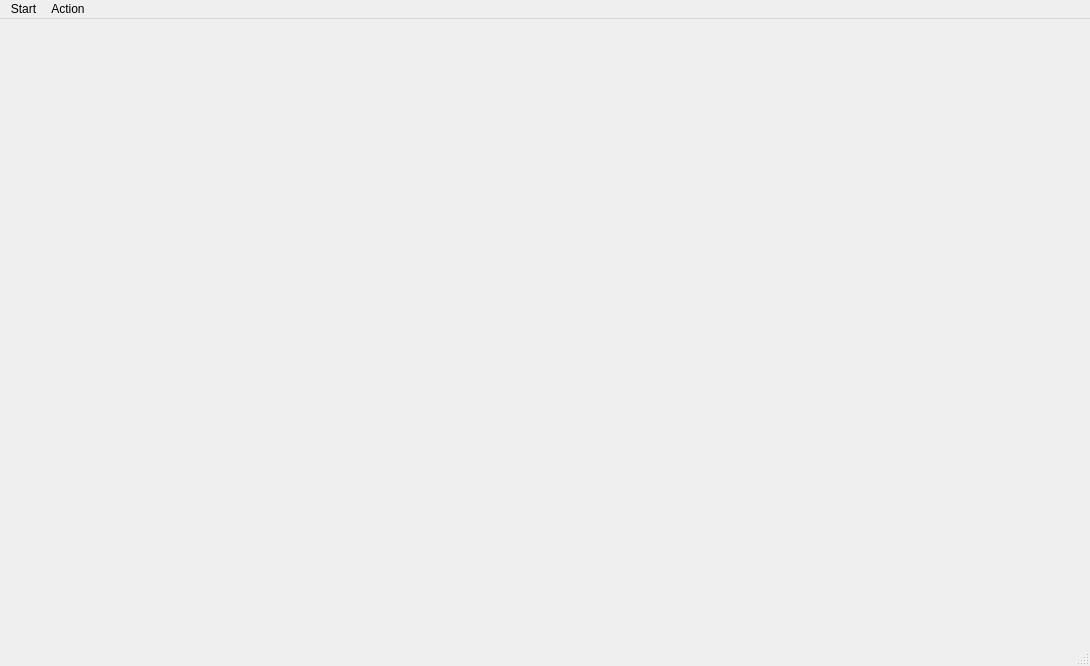
<?xml version="1.0" encoding="UTF-8"?>
<ui version="4.0">
 <class>mainWindow</class>
 <widget class="QMainWindow" name="mainWindow">
  <property name="geometry">
   <rect>
    <x>0</x>
    <y>0</y>
    <width>1090</width>
    <height>666</height>
   </rect>
  </property>
  <property name="windowTitle">
   <string>LDAP Admin Tool</string>
  </property>
  <widget class="QWidget" name="centralwidget"/>
  <widget class="QMenuBar" name="menubar">
   <property name="geometry">
    <rect>
     <x>0</x>
     <y>0</y>
     <width>1090</width>
     <height>25</height>
    </rect>
   </property>
   <widget class="QMenu" name="menuStart">
    <property name="title">
     <string>Start</string>
    </property>
    <addaction name="actionConnection"/>
   </widget>
   <widget class="QMenu" name="menuAction">
    <property name="title">
     <string>Action</string>
    </property>
    <addaction name="actionCompare"/>
   </widget>
   <addaction name="menuStart"/>
   <addaction name="menuAction"/>
  </widget>
  <widget class="QStatusBar" name="statusbar"/>
  <action name="actionConnection">
   <property name="icon">
    <iconset>
     <normalon>C:/Users/tw014/.designer/icons/server_64.png</normalon>
    </iconset>
   </property>
   <property name="text">
    <string>Connection</string>
   </property>
   <property name="shortcut">
    <string>Ctrl+N</string>
   </property>
   <property name="iconVisibleInMenu">
    <bool>true</bool>
   </property>
   <property name="shortcutVisibleInContextMenu">
    <bool>false</bool>
   </property>
  </action>
  <action name="actionCompare">
   <property name="icon">
    <iconset>
     <normalon>C:/Users/tw014/.designer/icons/compare_16.png</normalon>
    </iconset>
   </property>
   <property name="text">
    <string>Compare LDAPs</string>
   </property>
  </action>
 </widget>
 <resources/>
 <connections/>
</ui>
